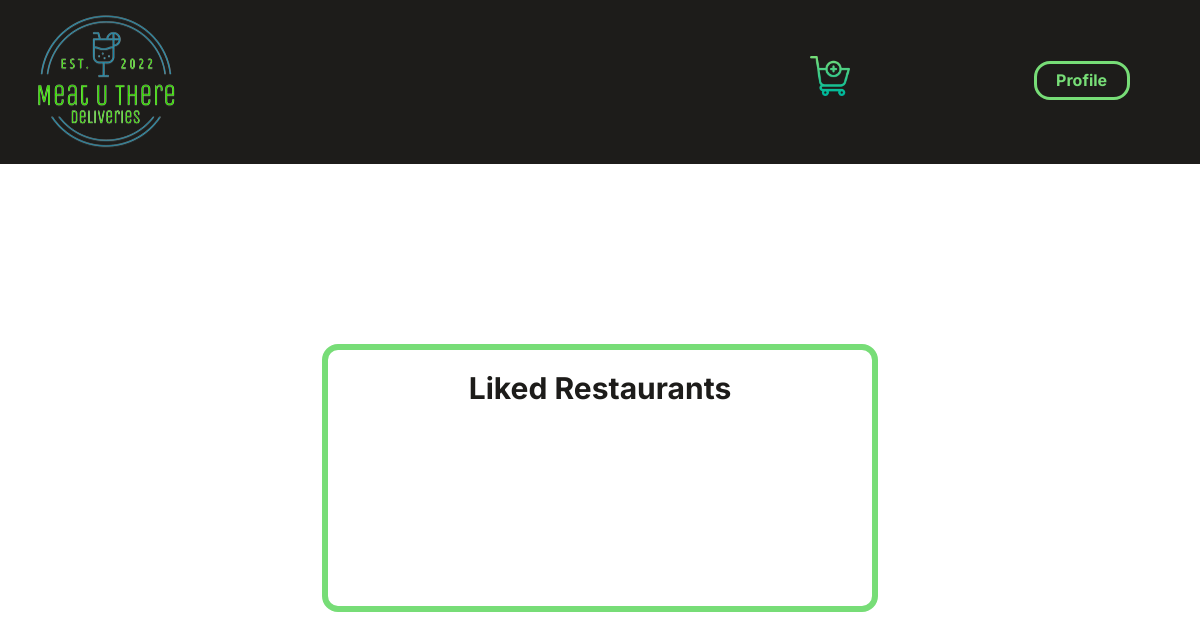
/likes_restaurants.php (signed in), run on an earlier commit of the app's database.
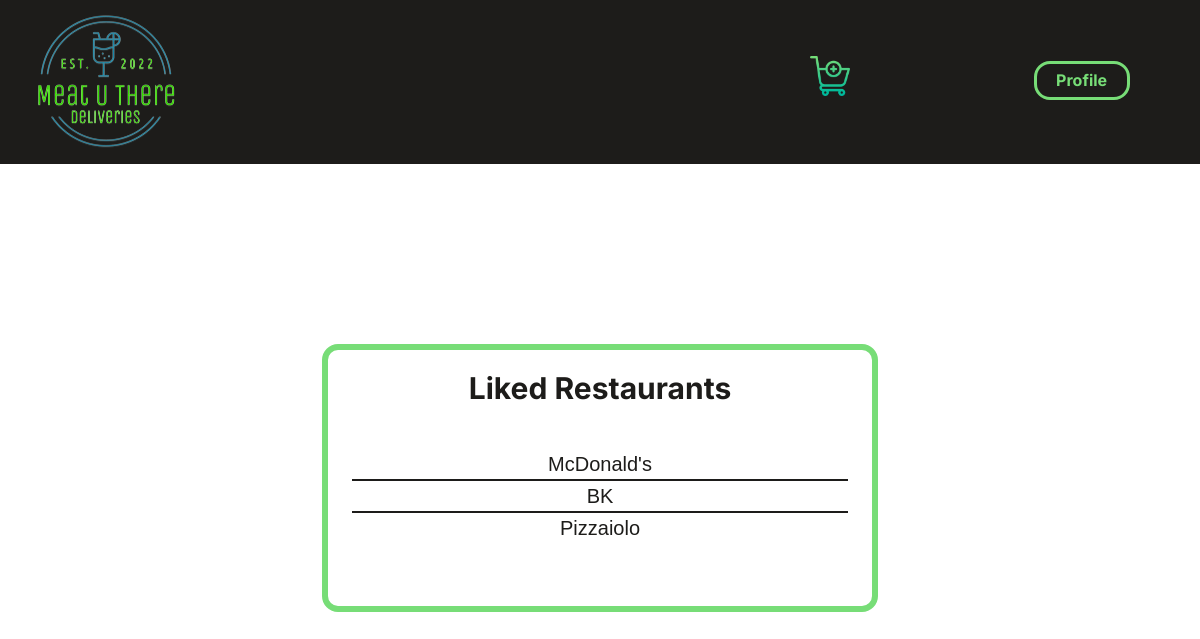
And on a later commit of the database.
### tables this page shows
CREATE TABLE Restaurant(
    idRestaurant INTEGER PRIMARY KEY,
    name VARCHAR,
    address VARCHAR,
    idRestaurantCategory INTEGER REFERENCES RestaurantCategory,
    owner INTEGER REFERENCES User
);

### database/users.php (called while the page is built, shortened)
<?php
    function getUserInfo($db){
        $stmt = $db->prepare('SELECT *
                              FROM User
                              WHERE username=:username');
        $stmt->bindParam(':username',$_SESSION['username']);
        $stmt->execute();
        $stmt = $stmt->fetch();
        return $stmt;
    }
?>

### database/restaurants.php (called while the page is built, shortened)
<?php
    function getLikedRestaurants($db,$idUser){
        $stmt = $db->prepare('SELECT idRestaurant,name
                            FROM Restaurant
                            WHERE idRestaurant IN (SELECT idRestaurant
                                                    FROM RestaurantLikes
                                                    WHERE idUser=:idUser)');
        $stmt->bindParam(':idUser',$idUser);
        $stmt->execute();
        $stmt = $stmt->fetchAll();
        return $stmt;
    }
?>

### likes_restaurants.php (the view, shortened to what this page needs)
<?php
    require_once("templates/common.php");
    require_once("database/connection.php");
    require_once("database/users.php");
    $db=getDatabaseConnection();
    $user_info = getUserInfo($db);
    output_header("likes_restaurants");
?>
<article>
    <h2>Liked Restaurants</h2>
    <?php $likes_restaurants = getLikedRestaurants($db,$user_info["idUser"])?>
    <ul>
    <?php foreach($likes_restaurants as $restaurant){?>
        <li class="restaurant">
            <a href="restaurant.php?id=<?=$restaurant["idRestaurant"]?>"><?=$restaurant['name']?></a>
        </li>
    <?php } ?>
    </ul>
</article>
<?php
    output_footer();
?>

### templates/common.php (shortened to what this page needs)
<?php
    require_once("database/connection.php");
    require_once("database/restaurants.php");
    function output_header($style_file,$script_files=array()){
    ?>
    <html>
        <head>
            <link rel="stylesheet" href="styles/common.css">
            <link rel="stylesheet" href="styles/<?=$style_file?>.css">
        </head>
        <body>
            <header>
                <nav>
                    <ul>
                        <a href="restaurants.php"><img class="logo" src="../imgs/logo.png" ></a>
                        <li>
                            <a href="cart.php">
                                <button id="cart">
                                    <img src="imgs/shopping-cart.png" alt="shopping car">
                                </button>
                            </a>
                        </li>
                        <?php if(isset($_SESSION['username'])) {?>
                        <li>
                            <div id="button" class="dropdown">
                                <button onclick="dropDownProfile()" href="profile.php" class="dropdown_button">
                                    Profile
                                </button>
                            </div>
                        </li>
                        <?php } ?>
                    </ul>
                </nav>
            </header>
    <?php }
    function output_footer(){?>
        </body>
    </html>
    <?php }

### styles/common.css (style rules this page uses)
* { padding: 0; margin: 0; font-family: 'Inter','Anonymous Pro',"IBM Plex Mono",'Raleway', sans-serif; }
.logo { object-fit: cover; }
body { font-family: "IBM Plex Mono", 'Courier New', monospace; background-color: white; width:100%; align-items: center; justify-content: center; min-height:100%; }
header { width: 100%; top: 0; left: 0; background-color: #1D1C1A; }
a { text-decoration: none; }
body header nav ul li button#cart { width:5em; background-repeat: no-repeat; }
.dropdown_button { width: 6em; color:#77DD77; background-color: #1D1C1A; border: 0.2em solid #77DD77; border-radius: 1em; font-weight: bold; font-size: 1em; padding: 0.4em; margin-left: 1em; margin-top: 0.5em; }
#button { margin-top: 2.4em; margin-left: 1em; }
body header nav ul :nth-child(3) { margin-top: 0.6em; margin-bottom: 0.5em; margin-right: 5em; }
#cart { background-color:#1D1C1A; border: none; margin-top: 2em; }
body header nav ul :last-child { margin-top: 0.5em; margin-bottom: 0.5em; margin-right: 2em; }
body nav ul { list-style:none; display:flex; justify-content:space-between; flex-direction: row; overflow-y:hidden; padding: 0.4em; }
#cart img { height: 40px; width: 40px; margin: 1em; }

### styles/likes_restaurants.css (style rules this page uses)
body { background-image:url("../imgs/background.jpg"); background-size:cover; width:100% }
article { width: 200px; padding: 1em; border:0.4em solid #77DD77; background-color: #ffffff; border-radius:1em; width: 32em; height: 14em; display:table; margin:auto; margin-top:15%; }
article a { font: 400 20px/1.5 Helvetica, Verdana, sans-serif; margin: 0; color: #1D1C1A; }
article ul { list-style-type: none; margin: 0; padding: 0.5em; overflow: scroll; overflow-x: hidden; }
article ul li { display: flex; justify-content: center; font: 200 20px/1.5 Inter,Helvetica, Verdana, sans-serif; border-bottom: 2px solid #1D1C1A; }
article ul li:last-child { border: none; }
article h2 { font: 400 30px/1.5 Inter, Helvetica, Verdana, sans-serif; margin: 0; padding: 0; color: #1D1C1A; padding-bottom: 1em; justify-content: center; display: flex; font-weight: bold; }

What changed in the data, as far as the page shows it:
added restaurant: name "McDonald's"
added restaurant: name "BK"
added restaurant: name "Pizzaiolo"
